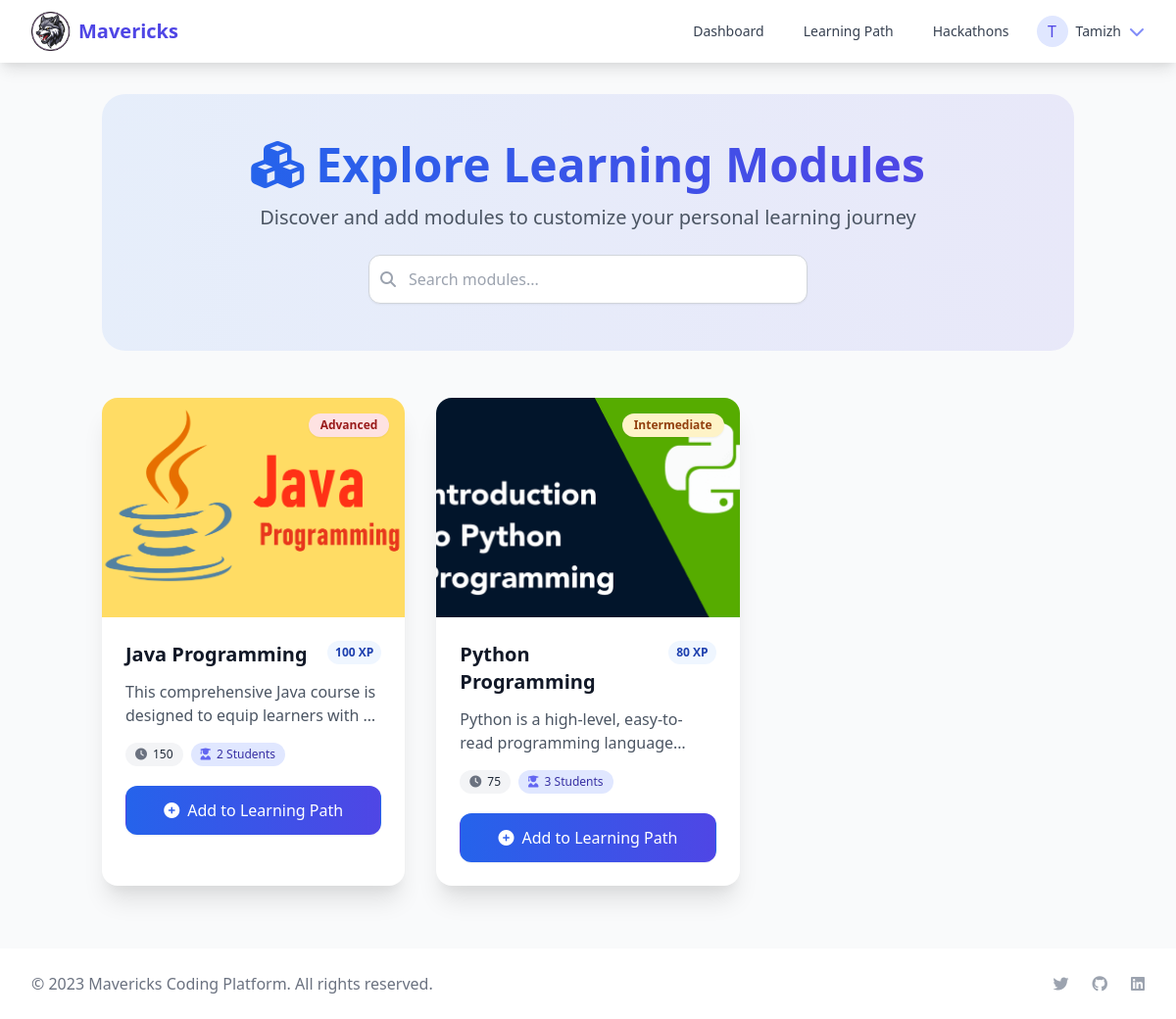
The app's page /modules/ (signed in) with its own data.
### myapp/models.py (models this page shows, shortened)
class CustomUser(AbstractUser):
    email = models.EmailField(unique=True)
    is_admin = models.BooleanField(default=False)
    profile_picture = models.ImageField(upload_to='profile_pics/', null=True, blank=True)
    bio = models.TextField(blank=True)
    total_xp = models.PositiveIntegerField(default=0)
    is_verified = models.BooleanField(default=False)
    verification_token = models.UUIDField(default=uuid.uuid4, editable=False)
    token_created_at = models.DateTimeField(auto_now_add=True, null=True)
    username = models.CharField(max_length=150, unique=False)
    USERNAME_FIELD = 'email'
    REQUIRED_FIELDS = ['username']  # username is still required for creation

class Module(models.Model):
    DIFFICULTY_LEVELS = (
        ('beginner', 'Beginner'),
        ('intermediate', 'Intermediate'),
        ('advanced', 'Advanced'),
    )
    name = models.CharField(max_length=100)
    description = models.TextField()
    estimated_time = models.CharField(max_length=50)
    difficulty = models.CharField(max_length=20, choices=DIFFICULTY_LEVELS)
    thumbnail = models.ImageField(upload_to='module_thumbnails/', null=True, blank=True)
    created_at = models.DateTimeField(auto_now_add=True)
    xp_reward = models.PositiveIntegerField(default=100)  # Experience points for completing
    @property
    def enrollment_count(self):
        return self.learningpath_set.count()

### myapp/views.py (the view)
# urls.py: path('modules/', views.module_list, name='module_list'),
@login_required
def module_list(request):
    modules = Module.objects.all()
    user_paths = LearningPath.objects.filter(user=request.user).values_list('module_id', flat=True)
    return render(request, 'user/module_list.html', {
        'modules': modules,
        'user_paths': user_paths
    })

### myapp/templates/user/module_list.html (shortened to what this page needs)
{% extends "base.html" %}
{% load static %}
{% block content %}
<div class="container mx-auto px-4 py-8">
    <div class="relative mb-12">
        <div class="absolute inset-0 bg-gradient-to-r from-blue-500 to-indigo-600 opacity-10 rounded-3xl"></div>
        <div class="relative max-w-4xl mx-auto text-center px-6 py-12">
            <h1 class="text-4xl md:text-5xl font-bold text-gray-900 mb-4">
                <span class="bg-clip-text text-transparent bg-gradient-to-r from-blue-600 to-indigo-600">
                    <i class="fas fa-cubes mr-3"></i>Explore Learning Modules
                </span>
            </h1>
            <p class="text-xl text-gray-600 mb-6">Discover and add modules to customize your personal learning journey</p>
            <div class="relative max-w-md mx-auto">
                <div class="absolute inset-y-0 left-0 pl-3 flex items-center pointer-events-none">
                </div>
                <input type="text" id="module-search" placeholder="Search modules..."
                       class="block w-full pl-10 pr-3 py-3 border border-gray-300 rounded-xl bg-white shadow-sm focus:outline-none focus:ring-2 focus:ring-blue-500 focus:border-blue-500">
            </div>
        </div>
    </div>
    <div class="grid grid-cols-1 md:grid-cols-2 lg:grid-cols-3 gap-8">
        {% for module in modules %}
        <div class="group relative bg-white rounded-2xl shadow-xl overflow-hidden transition-all duration-300 hover:shadow-2xl hover:-translate-y-1">
            <div class="relative overflow-hidden h-56">
                {% if module.thumbnail %}
                <img class="w-full h-full object-cover transition-transform duration-500 group-hover:scale-105"
                     src="{{ module.thumbnail.url }}" alt="{{ module.name }}">
                {% else %}
                <div class="w-full h-full bg-gradient-to-br from-blue-50 to-indigo-100 flex items-center justify-center">
                    <i class="fas fa-book-open text-blue-400 text-6xl opacity-80"></i>
                </div>
                {% endif %}
                <span class="absolute top-4 right-4 inline-flex items-center px-3 py-1 rounded-full text-xs font-bold
                    {% if module.difficulty == 'beginner' %}bg-green-100 text-green-800
                    {% elif module.difficulty == 'intermediate' %}bg-yellow-100 text-yellow-800
                    {% else %}bg-red-100 text-red-800{% endif %} shadow-sm">
                    {{ module.get_difficulty_display }}
                </span>
            </div>
            <div class="p-6">
                <div class="flex items-start justify-between mb-3">
                    <h2 class="text-xl font-bold text-gray-900 group-hover:text-blue-600 transition-colors duration-200">
                        {{ module.name }}
                    </h2>
                    <span class="flex-shrink-0 ml-3 bg-blue-50 text-blue-800 text-xs font-bold px-2 py-1 rounded-full">
                        {{ module.xp_reward }} XP
                    </span>
                </div>
                <p class="text-gray-600 mb-4 line-clamp-2">{{ module.description }}</p>
                <div class="flex flex-wrap gap-2 mb-5">
                    <span class="inline-flex items-center px-2.5 py-1 rounded-full text-xs font-medium bg-gray-100 text-gray-800">
                        <i class="fas fa-clock mr-1.5 text-gray-500"></i> {{ module.estimated_time }}
                    </span>
                    <span class="inline-flex items-center px-2.5 py-1 rounded-full text-xs font-medium bg-indigo-100 text-indigo-800">
                        <i class="fas fa-user-graduate mr-1.5 text-indigo-500"></i> {{ module.enrollment_count|default:"0" }} Students
                    </span>
                </div>
                <div class="mt-4">
                    {% if module.id not in user_paths %}
                    <form method="post" action="{% url 'add_to_path' module.id %}">
                        <button type="submit"
                                class="w-full flex items-center justify-center px-6 py-3 border border-transparent rounded-xl font-medium text-white bg-gradient-to-r from-blue-600 to-indigo-600 hover:from-blue-700 hover:to-indigo-700 shadow-sm transition-all duration-200 transform hover:-translate-y-0.5">
                            <i class="fas fa-plus-circle mr-2"></i> Add to Learning Path
                        </button>
                    </form>
                    {% else %}
                    <div class="text-center py-3 px-4 bg-green-50 rounded-xl border border-green-200 text-green-700 font-medium">
                        <i class="fas fa-check-circle mr-2"></i> Added to Your Path
                    </div>
                    {% endif %}
                </div>
            </div>
            <div class="absolute inset-0 border-2 border-transparent group-hover:border-blue-400 rounded-2xl pointer-events-none transition-all duration-300"></div>
        </div>
        {% endfor %}
    </div>
</div>
{% endblock %}

### myapp/templates/base.html (shortened to what this page needs)
{% load static %}
<!DOCTYPE html>
<html lang="en">
<head>
    <link href="https://cdn.jsdelivr.net/npm/tailwindcss@2.2.19/dist/tailwind.min.css" rel="stylesheet">
    <link rel="stylesheet" href="https://cdnjs.cloudflare.com/ajax/libs/font-awesome/6.4.0/css/all.min.css">
    <link rel="stylesheet" href="{% static 'css/styles.css' %}">
    <link rel="stylesheet" href="{% static 'css/animations.css' %}">
</head>
<body id="ssd" class="bg-gray-50 font-poppins">
    <div class="min-h-screen flex flex-col">
        <nav class="bg-white shadow-lg">
            <div class="max-w-7xl mx-auto px-4 sm:px-6 lg:px-8">
                <div class="flex justify-between h-16">
                    <div class="flex items-center">
                        <a href="{% if request.user.is_authenticated %}{% url 'dashboard' %}{% else %}{% url 'login' %}{% endif %}" class="flex items-center">
                            <img src="{% static 'images/logo1.png' %}" alt="Mavericks Logo" class="h-10 w-auto">
                            <span class="ml-2 text-xl font-bold text-indigo-600">Mavericks</span>
                        </a>
                    </div>
                    <div class="flex items-center">
                        {% if request.user.is_authenticated %}
                        <div class="flex items-center space-x-4">
                            <a href="{% url 'dashboard' %}" class="text-gray-700 hover:text-indigo-600 px-3 py-2 rounded-md text-sm font-medium">Dashboard</a>
                            <a href="{% url 'learning_path' %}" class="text-gray-700 hover:text-indigo-600 px-3 py-2 rounded-md text-sm font-medium">Learning Path</a>
                            <a href="{% url 'hackathon' %}" class="text-gray-700 hover:text-indigo-600 px-3 py-2 rounded-md text-sm font-medium">Hackathons</a>
                            <div class="relative">
                              <button id="user-menu" type="button" class="flex items-center space-x-2 focus:outline-none"
                                aria-haspopup="true" aria-expanded="false" aria-controls="user-dropdown">
                                {% if request.user.profile_picture %}
                                  <img class="h-8 w-8 rounded-full" src="{{ request.user.profile_picture.url }}" alt="Profile" />
                                {% else %}
                                  <div class="h-8 w-8 rounded-full bg-indigo-100 flex items-center justify-center">
                                    <span class="text-indigo-600 font-medium">{{ request.user.username|first|upper }}</span>
                                  </div>
                                {% endif %}
                                <span class="text-gray-700 text-sm font-medium">{{ request.user.username }}</span>
                                <i class="fas fa-chevron-down text-indigo-400 ml-1"></i>
                              </button>
                            </div>
                        </div>
                        {% endif %}
                    </div>
                </div>
            </div>
        </nav>
        <main class="flex-grow">
            {% block content %}{% endblock %}
        </main>
        <footer class="bg-white shadow-lg mt-8">
            <div class="max-w-7xl mx-auto px-4 sm:px-6 lg:px-8 py-6">
                <div class="md:flex md:items-center md:justify-between">
                    <div class="flex justify-center md:order-2 space-x-6">
                        <a href="#" class="text-gray-400 hover:text-indigo-600" aria-label="Twitter">
                            <i class="fab fa-twitter"></i>
                        </a>
                        <a href="#" class="text-gray-400 hover:text-indigo-600" aria-label="GitHub">
                            <i class="fab fa-github"></i>
                        </a>
                        <a href="#" class="text-gray-400 hover:text-indigo-600" aria-label="LinkedIn">
                            <i class="fab fa-linkedin"></i>
                        </a>
                    </div>
                    <div class="mt-8 md:mt-0 md:order-1">
                        <p class="text-center text-base text-gray-500">&copy; 2023 Mavericks Coding Platform. All rights reserved.</p>
                    </div>
                </div>
            </div>
        </footer>
    </div>
</body>
</html>

### myapp/templates/user/module_list.html (style rules this page uses)
.line-clamp-2 { display: -webkit-box; -webkit-line-clamp: 2; -webkit-box-orient: vertical; overflow: hidden; }
.shadow-xl { box-shadow: 0 20px 25px -5px rgba(0, 0, 0, 0.1), 0 10px 10px -5px rgba(0, 0, 0, 0.04); }

### records on screen
CustomUser: user.username|first "T", user.username "Tamizh"
Module: thumbnail (picture), difficulty "Advanced", name "Java Programming", xp_reward "100", description "This comprehensive Java course is designed to equip learners with…", estimated_time "150", enrollment_count "2", shows "Add to Learning Path"
Module: thumbnail (picture), difficulty "Intermediate", name "Python Programming", xp_reward "80", description "Python is a high-level, easy-to-read programming…", estimated_time "75", enrollment_count "3", shows "Add to Learning Path"
